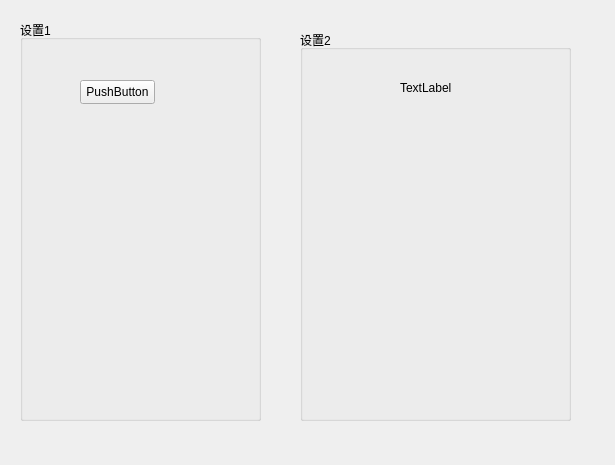
<?xml version="1.0" encoding="UTF-8"?>
<ui version="4.0">
 <class>Form</class>
 <widget class="QWidget" name="Form">
  <property name="geometry">
   <rect>
    <x>0</x>
    <y>0</y>
    <width>615</width>
    <height>465</height>
   </rect>
  </property>
  <property name="windowTitle">
   <string>Form</string>
  </property>
  <widget class="QGroupBox" name="groupBox">
   <property name="geometry">
    <rect>
     <x>20</x>
     <y>20</y>
     <width>241</width>
     <height>401</height>
    </rect>
   </property>
   <property name="title">
    <string>设置1</string>
   </property>
   <widget class="QPushButton" name="pushButton">
    <property name="geometry">
     <rect>
      <x>60</x>
      <y>60</y>
      <width>75</width>
      <height>24</height>
     </rect>
    </property>
    <property name="text">
     <string>PushButton</string>
    </property>
   </widget>
  </widget>
  <widget class="QGroupBox" name="groupBox_2">
   <property name="geometry">
    <rect>
     <x>300</x>
     <y>30</y>
     <width>271</width>
     <height>391</height>
    </rect>
   </property>
   <property name="title">
    <string>设置2</string>
   </property>
   <widget class="QLabel" name="label">
    <property name="geometry">
     <rect>
      <x>100</x>
      <y>50</y>
      <width>54</width>
      <height>16</height>
     </rect>
    </property>
    <property name="text">
     <string>TextLabel</string>
    </property>
   </widget>
  </widget>
 </widget>
 <resources/>
 <connections/>
</ui>
